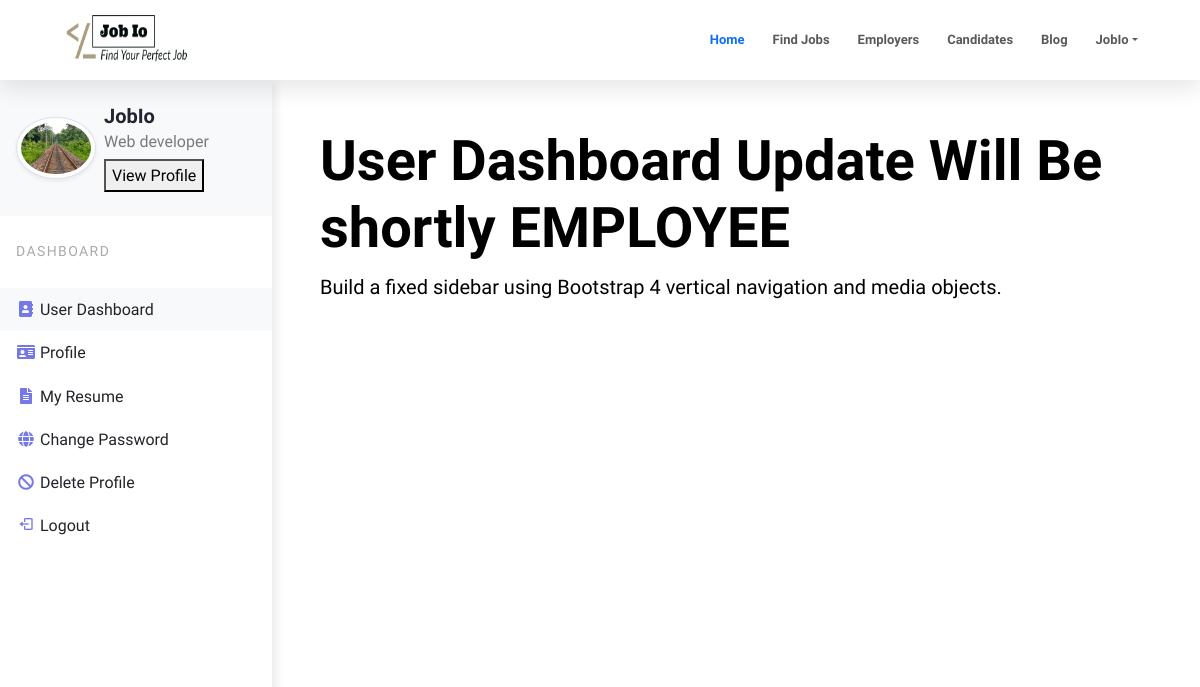
Page /accounts/user-dashboard/ (signed in) on the committed database.
### accounts/models.py (models this page shows, shortened)
class NewUser(AbstractBaseUser, PermissionsMixin):
    email = models.EmailField(_('email address'), unique=True)
    name = models.CharField(max_length=150, blank=True)
    start_date = models.DateTimeField(default=timezone.now)
    about = models.TextField(_('about'),max_length=500, blank=True)
    is_staff = models.BooleanField(default=False)
    is_active = models.BooleanField(default=True)
    objects = CustomAccountManager()
    USERNAME_FIELD = 'email'
    REQUIRED_FIELDS = ['name']
    class Types(models.TextChoices):
        EMPLOYEE = "EMPLOYEE", "Employee"
        EMPLOYER = "EMPLOYER", "Employer"
    default_type = Types.EMPLOYEE
    type = models.CharField(_('Types'), max_length=100, choices=Types.choices, default=default_type)
    def __str__(self) -> str:
        return self.email

class EmployeeProfile(models.Model):
    employee = models.OneToOneField(Employee, on_delete=models.CASCADE)
    profile_pic = models.ImageField(default='profile_pics/default.jpg', upload_to='profile_pics')
    phone_regex = RegexValidator( regex = r'^\d{10}$',message = "phone number should exactly be in 10 digits")
    phone = models.CharField(max_length=255, validators=[phone_regex], blank = True, null=True)
    age = models.SmallIntegerField(null=True, blank=True)
    class Gender(models.TextChoices):
        MALE = "MALE", "Male"
        FEMALE = "FEMALE", "Female"
        OTHER = "OTHER", "Other"
    gender = models.CharField(_("Gender"), max_length=100, choices=Gender.choices, null=True, blank=True)

### accounts/views.py (the view)
# urls.py: path('user-dashboard/', views.user_dashboard, name='user-dashboard'),
def user_dashboard(request):
    employee = NewUser.objects.get(email=request.user)
    context = {'login_form':AuthenticationForm, 'reg_form':EmployeeRegistrationForm, 'reg_employer_form':EmployerRegistrationForm, 'user':employee}
    return render(request, 'accounts/user_dashboard.html', context)

### accounts/templatetags/custom_filters.py (called while the page is built)
def add_class(value, token):
    value.field.widget.attrs['class']=token
    return value

def add_placeholder(value, token):
    value.field.widget.attrs['placeholder']=token
    return value

### templates/accounts/user_dashboard.html (shortened to what this page needs)
{% extends 'index.html' %}
{% load static %}
{% load custom_filters %}
{% block head %}
<link rel="stylesheet" href="{% static 'css/profile.css' %}">
{% endblock head %}
{% block content %}
<div class="vertical-nav bg-white" id="sidebar">
    <div class="py-4 px-3 mb-4 bg-light">
        <div class="media d-flex align-items-center">
            {% if request.user.type == "EMPLOYEE" %}
            <img loading="lazy" src="{{ user.employeeprofile.profile_pic.url }}" alt="..." width="80" height="80"
                class="mr-3 rounded-circle img-thumbnail shadow-sm">
                {% else %}
                <img loading="lazy" src="{{ user.employerprofile.profile_pic.url }}" alt="..." width="80" height="80"
                class="mr-3 rounded-circle img-thumbnail shadow-sm">
                {% endif %}
            <div class="media-body">
                <h5 class="m-0 mx-2">{{user.name}}</h5>
                <p class="font-weight-normal text-muted mx-2 mb-0">Web developer</p>
                <button class="btn-sm btn-primary ms-2 mt-1">View Profile</button>
            </div>
        </div>
    </div>
    <p class="text-gray font-weight-bold text-uppercase px-3 small pb-4 mb-0">Dashboard</p>
    <ul class="nav flex-column bg-white mb-0">
        <li class="nav-item">
            <a href="{% url 'user-dashboard' %}" class="nav-link text-dark bg-light">
                <i class="fa fa-address-book mr-3 text-primary fa-fw"></i>
                User Dashboard
            </a>
        </li>
        {% if request.user.type == "EMPLOYEE" %}
        <li class="nav-item">
            <a href="{% url 'profile-employee' user.employeeprofile.id%}" class="nav-link text-dark">
                <i class="fa fa-id-card mr-3 text-primary fa-fw"></i>
                Profile
            </a>
        </li>
        {% endif %}
        <li class="nav-item">
            <a href="#" class="nav-link text-dark">
                <i class="fas fa-file-alt mr-3 text-primary fa-fw"></i>
                My Resume
            </a>
        </li>
        <li class="nav-item">
            <a href="{% url 'update-password' %}" class="nav-link text-dark">
                <i class="fa fa-globe text-primary fa-fw"></i>
                Change Password
            </a>
        </li>
        <li class="nav-item">
            <a href="{% url 'delete-user' user.id%}" class="nav-link text-dark">
                <i class="fa fa-ban text-primary fa-fw"></i>
                Delete Profile
            </a>
        </li>
        <li class="nav-item">
            <a href="{% url 'logout' %}" class="nav-link text-dark">
                <i class='bx bx-log-out text-primary fa-fw'></i>
                logout
            </a>
        </li>
    </ul>
    <p class="text-gray font-weight-bold text-uppercase px-3 small py-4 mb-0"></p>
    <ul class="nav flex-column bg-white mb-0">
        <li class="nav-item">
            <a href="#" class="nav-link text-dark">
            </a>
        </li>
        <li class="nav-item">
            <a href="#" class="nav-link text-dark">
            </a>
        </li>
        <li class="nav-item">
            <a href="#" class="nav-link text-dark">
            </a>
        </li>
        <li class="nav-item">
            <a href="#" class="nav-link text-dark">
            </a>
        </li>
    </ul>
</div>
<div class="page-content p-5">
    <h3 class="display-4 text-black">User Dashboard Update Will Be shortly {{request.user.type}}</h3>
    <p class="lead text-black mb-0">Build a fixed sidebar using Bootstrap 4 vertical navigation and media objects.
    </p>
</div>
{% endblock content %}

### templates/index.html (shortened to what this page needs)
<!DOCTYPE html>
<html lang="en">
{% load custom_filters %}
{% load static %}
<head>
    <link rel="stylesheet" href="https://cdnjs.cloudflare.com/ajax/libs/bootswatch/5.1.3/zephyr/bootstrap.css"
 />
    <link rel="stylesheet" href="https://cdnjs.cloudflare.com/ajax/libs/bootswatch/5.1.3/zephyr/bootstrap.min.css"
 />
    <link href='https://unpkg.com/boxicons@2.0.9/css/boxicons.min.css' rel='stylesheet'>
    <link rel="stylesheet" href="https://stackpath.bootstrapcdn.com/font-awesome/4.7.0/css/font-awesome.min.css">
    <link href="https://cdnjs.cloudflare.com/ajax/libs/font-awesome/5.13.0/css/all.min.css" rel="stylesheet">
    <link rel="stylesheet" href="{% static 'css/style.css' %}">
    {% block head %}{% endblock head %}
</head>
<body>
    <nav class="navbar navbar-expand-lg sticky-top navbar-light bg-white">
        <div class="container">
            <a class="navbar-brand" href="{% url 'index' %}">
                <img src="{% static 'images/logo/Job Io_croped_tra.png' %}" height="60px" width="170px" alt="logo">
            </a>
            <div class="collapse navbar-collapse my-2" id="navbarColor03">
                <ul class="navbar-nav ms-auto">
                    <li class="nav-item">
                        <a class="nav-link my-2 active" href="#home">Home
                        </a>
                    </li>
                    <li class="nav-item">
                        <a class="nav-link my-2" href="#services">Find Jobs</a>
                    </li>
                    <li class="nav-item">
                        <a class="nav-link my-2" href="#">Employers</a>
                    </li>
                    <li class="nav-item">
                        <a class="nav-link my-2" href="#">Candidates</a>
                    </li>
                    <li class="nav-item">
                        <a class="nav-link my-2" href="#">Blog</a>
                    </li>
                    {% if user.is_authenticated %}
                    <li class="nav-item dropdown">
                        <a class="nav-link my-2 dropdown-toggle" data-bs-toggle="dropdown" href="#" role="button"
                            aria-haspopup="true" aria-expanded="false">{{user.name}}</a>
                    </li>
                    {% else %}
                </ul>
                <button class="btn btn-outline-primary py-2 me-2" data-bs-toggle="modal"
                    data-bs-target="#LoginSignUp">Login / Register</button>
                {% endif %}
            </div>
        </div>
    </nav>
    {% block content %}{% endblock content %}
</body>
</html>

### static/css/style.css (style rules this page uses)
:root { --primary: #0d6efd; --dark: #21252f; --body: #888; --white: #ffffff; --box-shadow: 0 8px 22px rgba(0, 0, 0, 0.1); }
body { font-family: "Sora", sans-serif; line-height: 1.7; color: var(--body); }
h1, h2, h3, h4, h5, h6, .display-4 { color: var(--dark); font-weight: 700; }
.navbar { padding: 5px; box-shadow: var(--box-shadow); }
.navbar .nav-link { font-size: 13px; font-weight: 700; padding: 0; }
.navbar-expand-lg .navbar-nav .nav-link { padding-left: 0; }
a { color: var(--dark); text-decoration: none; }
.navbar-light .nav-link.active { color: var(--primary) !important; }
.navbar-light .navbar-nav .nav-link.active { background-color: #ffffff; }

### static/css/profile.css (style rules this page uses)
body { min-height: 100vh; overflow-x: hidden; }
.vertical-nav { min-width: 17rem; width: 17rem; height: 100vh; position: fixed; top: 5rem; left: 0; box-shadow: 3px 3px 10px rgba(0, 0, 0, 0.1); transition: all 0.4s; }
.page-content { width: calc(100% - 17rem); margin-left: 17rem; transition: all 0.4s; }
.text-uppercase { letter-spacing: 0.1em; }
.text-gray { color: #aaa; }
.nav-link { text-transform: capitalize; }
.text-primary { color: #7579e7 !important; }

### rows in the picture
NewUser: name "JobIo", employeeprofile.profile_pic (picture), user.type "EMPLOYEE"
